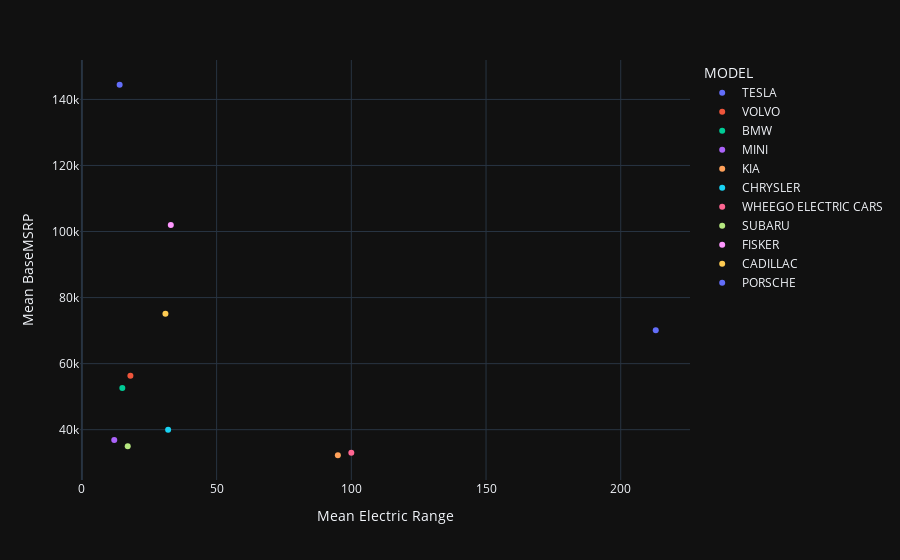

Notebook source saved alongside this figure:
### Code cell
# plotly
px.scatter(data_frame=stats_view, x='Mean Electric Range', y='Mean BaseMSRP', color='MODEL').update_layout(
    template='plotly_dark'
)

### Figure 1 — Plotly figure (JSON) as saved in the notebook; plotly's stock layout.template omitted (floating-point values rounded to 4 significant figures)
{"data": [{"hovertemplate": "MODEL=TESLA<br>Mean Electric Range=%{x}<br>Mean BaseMSRP=%{y}<extra></extra>", "legendgroup": "TESLA", "marker": {"color": "#636efa", "symbol": "circle"}, "mode": "markers", "name": "TESLA", "orientation": "v", "showlegend": true, "x": [213], "xaxis": "x", "y": [70130.0], "yaxis": "y", "type": "scatter"}, {"hovertemplate": "MODEL=VOLVO<br>Mean Electric Range=%{x}<br>Mean BaseMSRP=%{y}<extra></extra>", "legendgroup": "VOLVO", "marker": {"color": "#EF553B", "symbol": "circle"}, "mode": "markers", "name": "VOLVO", "orientation": "v", "showlegend": true, "x": [18], "xaxis": "x", "y": [56350.0], "yaxis": "y", "type": "scatter"}, {"hovertemplate": "MODEL=BMW<br>Mean Electric Range=%{x}<br>Mean BaseMSRP=%{y}<extra></extra>", "legendgroup": "BMW", "marker": {"color": "#00cc96", "symbol": "circle"}, "mode": "markers", "name": "BMW", "orientation": "v", "showlegend": true, "x": [15], "xaxis": "x", "y": [52630.0], "yaxis": "y", "type": "scatter"}, {"hovertemplate": "MODEL=MINI<br>Mean Electric Range=%{x}<br>Mean BaseMSRP=%{y}<extra></extra>", "legendgroup": "MINI", "marker": {"color": "#ab63fa", "symbol": "circle"}, "mode": "markers", "name": "MINI", "orientation": "v", "showlegend": true, "x": [12], "xaxis": "x", "y": [36870.0], "yaxis": "y", "type": "scatter"}, {"hovertemplate": "MODEL=KIA<br>Mean Electric Range=%{x}<br>Mean BaseMSRP=%{y}<extra></extra>", "legendgroup": "KIA", "marker": {"color": "#FFA15A", "symbol": "circle"}, "mode": "markers", "name": "KIA", "orientation": "v", "showlegend": true, "x": [95], "xaxis": "x", "y": [32260.0], "yaxis": "y", "type": "scatter"}, {"hovertemplate": "MODEL=CHRYSLER<br>Mean Electric Range=%{x}<br>Mean BaseMSRP=%{y}<extra></extra>", "legendgroup": "CHRYSLER", "marker": {"color": "#19d3f3", "symbol": "circle"}, "mode": "markers", "name": "CHRYSLER", "orientation": "v", "showlegend": true, "x": [32], "xaxis": "x", "y": [40000.0], "yaxis": "y", "type": "scatter"}, {"hovertemplate": "MODEL=WHEEGO ELECTRIC CARS<br>Mean Electric Range=%{x}<br>Mean BaseMSRP=%{y}<extra></extra>", "legendgroup": "WHEEGO ELECTRIC CARS", "marker": {"color": "#FF6692", "symbol": "circle"}, "mode": "markers", "name": "WHEEGO ELECTRIC CARS", "orientation": "v", "showlegend": true, "x": [100], "xaxis": "x", "y": [33000.0], "yaxis": "y", "type": "scatter"}, {"hovertemplate": "MODEL=SUBARU<br>Mean Electric Range=%{x}<br>Mean BaseMSRP=%{y}<extra></extra>", "legendgroup": "SUBARU", "marker": {"color": "#B6E880", "symbol": "circle"}, "mode": "markers", "name": "SUBARU", "orientation": "v", "showlegend": true, "x": [17], "xaxis": "x", "y": [35000.0], "yaxis": "y", "type": "scatter"}, {"hovertemplate": "MODEL=FISKER<br>Mean Electric Range=%{x}<br>Mean BaseMSRP=%{y}<extra></extra>", "legendgroup": "FISKER", "marker": {"color": "#FF97FF", "symbol": "circle"}, "mode": "markers", "name": "FISKER", "orientation": "v", "showlegend": true, "x": [33], "xaxis": "x", "y": [102000.0], "yaxis": "y", "type": "scatter"}, {"hovertemplate": "MODEL=CADILLAC<br>Mean Electric Range=%{x}<br>Mean BaseMSRP=%{y}<extra></extra>", "legendgroup": "CADILLAC", "marker": {"color": "#FECB52", "symbol": "circle"}, "mode": "markers", "name": "CADILLAC", "orientation": "v", "showlegend": true, "x": [31], "xaxis": "x", "y": [75100.0], "yaxis": "y", "type": "scatter"}, {"hovertemplate": "MODEL=PORSCHE<br>Mean Electric Range=%{x}<br>Mean BaseMSRP=%{y}<extra></extra>", "legendgroup": "PORSCHE", "marker": {"color": "#636efa", "symbol": "circle"}, "mode": "markers", "name": "PORSCHE", "orientation": "v", "showlegend": true, "x": [14], "xaxis": "x", "y": [144400.0], "yaxis": "y", "type": "scatter"}], "layout": {"xaxis": {"anchor": "y", "domain": [0.0, 1.0], "title": {"text": "Mean Electric Range"}}, "yaxis": {"anchor": "x", "domain": [0.0, 1.0], "title": {"text": "Mean BaseMSRP"}}, "legend": {"title": {"text": "MODEL"}, "tracegroupgap": 0}, "margin": {"t": 60}}}
